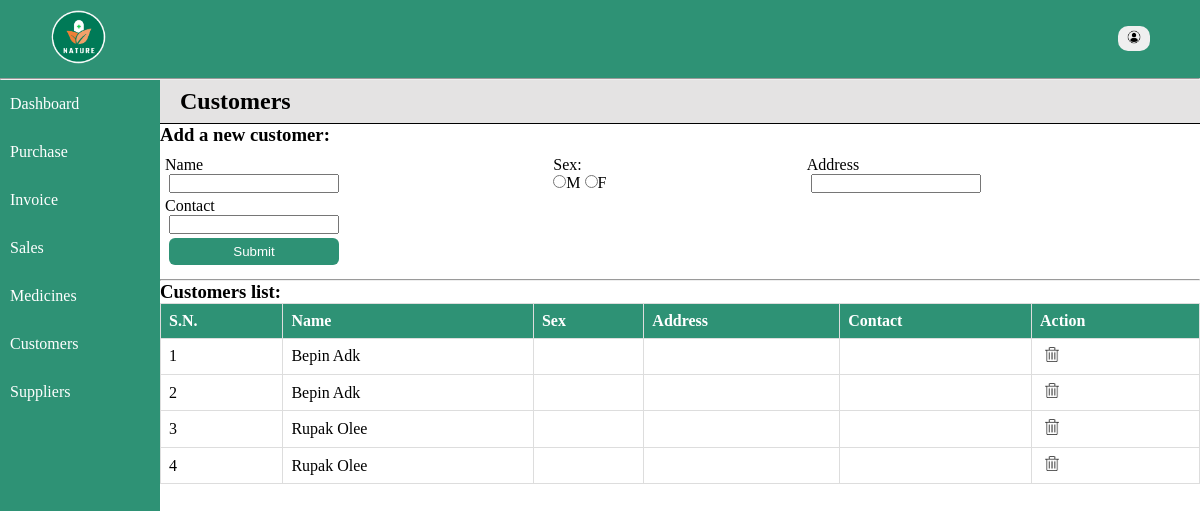
/home/customers.php (signed in), run on the app's committed database.
### tables this page shows
CREATE TABLE `customer` (
  `customer_id` int(11) NOT NULL,
  `sex` varchar(1) DEFAULT NULL,
  `f_name` varchar(128) NOT NULL,
  `l_name` varchar(50) NOT NULL,
  `address` varchar(128) DEFAULT NULL,
  `contact` varchar(128) DEFAULT NULL,
  `medicine_id` int(11) NOT NULL
);

### includes/database.php (called while the page is built, shortened)
<?php
    function select($conn, $arg) {
        $sql = "select * from $arg";
        $result = mysqli_query($conn, $sql);
        return $records = mysqli_fetch_all($result, MYSQLI_ASSOC);
    }
?>

### home/customers.php (the view, shortened to what this page needs)
<?php
include "../includes/database.php";
$records = select($conn, 'customer');
?>
<!DOCTYPE html>
<html lang="en">
<head>
    <link rel="stylesheet" href="../styles/style.css">
</head>
<body>
<div class="container">
    <?php include '../includes/nav.php'; ?>
    <div class="main">
        <?php include '../includes/menu.php'; ?>
<div class="content-wrapper">
<div class="entries">
    <h2>Customers</h2>
    <h3>Add a new customer:</h3>
    <form action="" method="post">
        <div class="input-fields">
            <div class="inputs">
                <label for="name">Name</label><br>
                <input type="text" name="name" id="name" required>
            </div>
            <div class="inputs">
                <span>Sex:</span><br>
                <input type="radio" name="sex" value="M" required>M
                <input type="radio" name="sex" value="F" required>F
            </div>
            <div class="inputs">
                <label for="address">Address</label><br>
                <input type="text" name="address" id="address" required>
            </div>
            <div class="inputs">
                <label for="contact">Contact</label><br>
                <input type="text" name="contact" id="contact" required>
            </div>
        </div>
            <input type="submit" name="submit" value="Submit">
    </form>
</div><hr>
    <div class="records">
        <h3>Customers list:</h3>
    <table class="table">
        <tr>
            <th>S.N.</th>
            <th>Name</th>
            <th>Sex</th>
            <th>Address</th>
            <th>Contact</th>
            <th>Action</th>
        </tr>
        <?php if(!empty($records)): ?>
            <?php foreach($records as $key => $record): ?>
                <tr>
                    <td><?= $key+1; ?></td>
                    <td><?= $record['f_name']." ".$record['l_name']; ?></td>
                    <td><?= $record['sex']; ?></td>
                    <td><?= $record['address']; ?></td>
                    <td><?= $record['contact']; ?></td>
                    <td><a href="../includes/delete.php?id= <?= $record['customer_id']; ?>&table=customer&location=customers"><img src="../images/delete-icon.png" alt="delete" style="width: 14px;" class="action-btn"></a></td>
                </tr>
                    <?php endforeach; ?>
                    <?php endif; ?>
            </table>
            </div>
            </div>
        </div>
</body>
</html>

### styles/style.css (style rules this page uses)
* { padding: 0; margin: 0; box-sizing: border-box; }
:root { --primary-color: rgba(0, 122, 87, 0.821); --secondary-color: rgba(106, 205, 177, 0.821); }
body { overflow: hidden; }
.container { color: #fff; }
a { text-decoration: none; color: #fff; }
.main { background: #fff; display: flex; }
.content-wrapper { width: 100%; color: #000; }
.entries { width: 100%; }
.entries form { margin: 10px 5px; }
.input-fields { display: grid; grid-template-columns: auto auto auto; }
.entries form input[type=text],input[type=submit], input[type=date],input[type=number] { margin: 0 14px 4px 4px; width:170px; }
input[type=submit], .btn { background-color: var(--primary-color); color:#fff; padding: 6px; border-radius: 6px; border: none; cursor: pointer; transition: 0.4s; }
.entries h2 { display: block; padding: 8px 20px; border-bottom: 1px solid black; background-color: rgb(228, 227, 227); }
.records { width: 100%; color: #000; }
.table { width: 100%; border-collapse: collapse; }
.table tr { width: 100%; }
.table th { padding: 12px 0; text-align: left; background-color: var(--primary-color); color: white; }
.table td, .table th { padding: 8px; border: 1px solid #ddd; }
.action-btn { margin: 0 5px; }
.bill-table td, th { border: 1px solid black; }

### data on the page
customer: f_name "Bepin", l_name "Adk"
customer: f_name "Bepin", l_name "Adk"
customer: f_name "Rupak", l_name "Olee"
customer: f_name "Rupak", l_name "Olee"
